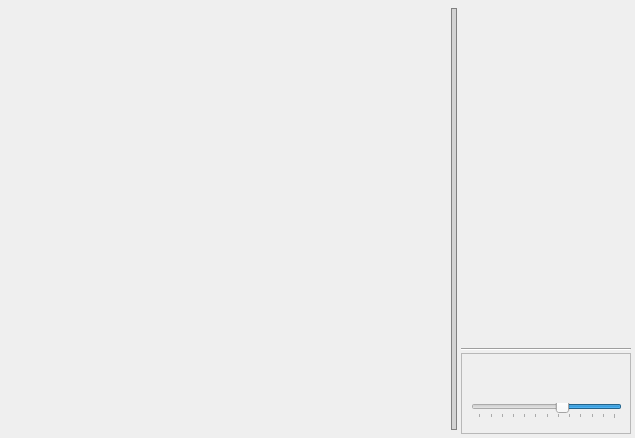
<?xml version="1.0" encoding="UTF-8"?>
<ui version="4.0">
 <class>core_ui::Box2dSandboxWindow</class>
 <widget class="QFrame" name="core_ui::Box2dSandboxWindow">
  <property name="geometry">
   <rect>
    <x>0</x>
    <y>0</y>
    <width>635</width>
    <height>438</height>
   </rect>
  </property>
  <property name="windowTitle">
   <string>Frame</string>
  </property>
  <property name="styleSheet">
   <string notr="true">QSplitter::handle {
border: 1px solid gray;
margin: 4px;
padding: 1px;
background: lightgray;
background-clip: content;
}
</string>
  </property>
  <layout class="QVBoxLayout" name="verticalLayout_2">
   <property name="spacing">
    <number>5</number>
   </property>
   <property name="leftMargin">
    <number>4</number>
   </property>
   <property name="topMargin">
    <number>4</number>
   </property>
   <property name="rightMargin">
    <number>4</number>
   </property>
   <property name="bottomMargin">
    <number>4</number>
   </property>
   <item>
    <widget class="QSplitter" name="splitter">
     <property name="orientation">
      <enum>Qt::Horizontal</enum>
     </property>
     <property name="handleWidth">
      <number>2</number>
     </property>
     <widget class="core_ui::Box2dWidget" name="world_widget">
      <property name="sizePolicy">
       <sizepolicy hsizetype="Expanding" vsizetype="Expanding">
        <horstretch>4</horstretch>
        <verstretch>0</verstretch>
       </sizepolicy>
      </property>
      <property name="minimumSize">
       <size>
        <width>150</width>
        <height>150</height>
       </size>
      </property>
      <property name="frameShape">
       <enum>QFrame::NoFrame</enum>
      </property>
     </widget>
     <widget class="QWidget" name="layoutWidget">
      <layout class="QVBoxLayout" name="verticalLayout">
       <property name="spacing">
        <number>2</number>
       </property>
       <item>
        <widget class="core_ui::PropertiesWidget" name="variables">
         <property name="sizePolicy">
          <sizepolicy hsizetype="Preferred" vsizetype="Preferred">
           <horstretch>0</horstretch>
           <verstretch>0</verstretch>
          </sizepolicy>
         </property>
         <property name="minimumSize">
          <size>
           <width>170</width>
           <height>150</height>
          </size>
         </property>
         <property name="frameShape">
          <enum>QFrame::NoFrame</enum>
         </property>
        </widget>
       </item>
       <item>
        <widget class="Line" name="line">
         <property name="orientation">
          <enum>Qt::Horizontal</enum>
         </property>
        </widget>
       </item>
       <item>
        <widget class="QFrame" name="frame">
         <property name="minimumSize">
          <size>
           <width>141</width>
           <height>81</height>
          </size>
         </property>
         <property name="maximumSize">
          <size>
           <width>16777215</width>
           <height>81</height>
          </size>
         </property>
         <property name="frameShape">
          <enum>QFrame::StyledPanel</enum>
         </property>
         <property name="frameShadow">
          <enum>QFrame::Raised</enum>
         </property>
         <widget class="QPushButton" name="play_pause">
          <property name="geometry">
           <rect>
            <x>10</x>
            <y>10</y>
            <width>41</width>
            <height>31</height>
           </rect>
          </property>
          <property name="toolTip">
           <string>Play / Pause simulation</string>
          </property>
          <property name="text">
           <string/>
          </property>
          <property name="icon">
           <iconset resource="resources.qrc">
            <normaloff>:/resources/mc_play.png</normaloff>:/resources/mc_play.png</iconset>
          </property>
          <property name="iconSize">
           <size>
            <width>24</width>
            <height>24</height>
           </size>
          </property>
          <property name="flat">
           <bool>true</bool>
          </property>
         </widget>
         <widget class="QPushButton" name="single_step">
          <property name="geometry">
           <rect>
            <x>50</x>
            <y>10</y>
            <width>41</width>
            <height>31</height>
           </rect>
          </property>
          <property name="toolTip">
           <string>Single step</string>
          </property>
          <property name="text">
           <string/>
          </property>
          <property name="icon">
           <iconset resource="resources.qrc">
            <normaloff>:/resources/mc_skip_forward.png</normaloff>:/resources/mc_skip_forward.png</iconset>
          </property>
          <property name="iconSize">
           <size>
            <width>24</width>
            <height>24</height>
           </size>
          </property>
          <property name="flat">
           <bool>true</bool>
          </property>
         </widget>
         <widget class="QSlider" name="simulation_speed">
          <property name="geometry">
           <rect>
            <x>10</x>
            <y>50</y>
            <width>151</width>
            <height>16</height>
           </rect>
          </property>
          <property name="toolTip">
           <string>Sandbox simulation speed</string>
          </property>
          <property name="minimum">
           <number>15</number>
          </property>
          <property name="maximum">
           <number>500</number>
          </property>
          <property name="singleStep">
           <number>10</number>
          </property>
          <property name="pageStep">
           <number>40</number>
          </property>
          <property name="value">
           <number>200</number>
          </property>
          <property name="orientation">
           <enum>Qt::Horizontal</enum>
          </property>
          <property name="invertedAppearance">
           <bool>true</bool>
          </property>
          <property name="invertedControls">
           <bool>false</bool>
          </property>
          <property name="tickPosition">
           <enum>QSlider::TicksBelow</enum>
          </property>
         </widget>
         <widget class="QPushButton" name="restart">
          <property name="geometry">
           <rect>
            <x>120</x>
            <y>10</y>
            <width>41</width>
            <height>31</height>
           </rect>
          </property>
          <property name="toolTip">
           <string>Restart with a new random map</string>
          </property>
          <property name="text">
           <string/>
          </property>
          <property name="icon">
           <iconset resource="resources.qrc">
            <normaloff>:/resources/refresh.png</normaloff>:/resources/refresh.png</iconset>
          </property>
          <property name="iconSize">
           <size>
            <width>24</width>
            <height>24</height>
           </size>
          </property>
          <property name="flat">
           <bool>true</bool>
          </property>
         </widget>
        </widget>
       </item>
      </layout>
     </widget>
    </widget>
   </item>
  </layout>
 </widget>
 <customwidgets>
  <customwidget>
   <class>core_ui::PropertiesWidget</class>
   <extends>QFrame</extends>
   <header>core_ui/properties_widget.h</header>
   <container>1</container>
  </customwidget>
  <customwidget>
   <class>core_ui::Box2dWidget</class>
   <extends>QFrame</extends>
   <header>core_ui/box2d_widget.h</header>
   <container>1</container>
  </customwidget>
 </customwidgets>
 <resources>
  <include location="resources.qrc"/>
 </resources>
 <connections/>
</ui>
